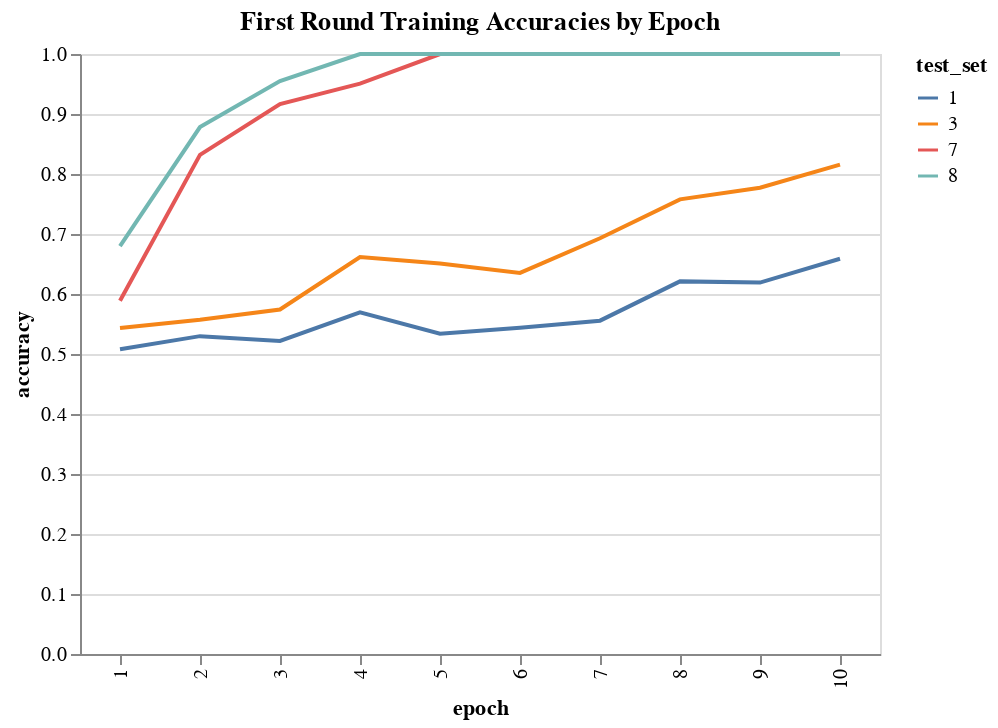

Notebook code cell kept with this figure:
### Markdown cell above
## Model Training
Recall the data was split into 4 files on AWS to save RAM. To further save RAM, each training file was split into two. 

The first training round went through each of the 8 partitions (4 files x 2 splits) for 10 epochs. See below that the model began to train faster on later partitions of the data, but with sustained low accuracies accuracies on the first epoch of each partition. We implemented early stopping to avoid overfitting when any batch of images achieved a perfect accuracy.

To further avoid overfitting on partitions, we ran a second training round through the data with only a single epoch for each partition. You can see the training results below.

### Code cell
first_training_round = pd.read_csv('./data/10_epochs.csv')

first_training_accuracies = alt.Chart(first_training_round).mark_line().encode(
    x='epoch:O',
    y='accuracy:Q',
    color='test_set:N'
).properties(
    title='First Round Training Accuracies by Epoch',
    width=400
)

first_training_accuracies

### Figure 1 — Vega-Lite specification as saved in the notebook (floating-point values rounded to 4 significant figures)
{"config": {"view": {"continuousWidth": 400, "continuousHeight": 300}}, "data": {"name": "data-5910b75b0044e743b0c354ffd41811bd"}, "mark": "line", "encoding": {"color": {"field": "test_set", "type": "nominal"}, "x": {"field": "epoch", "type": "ordinal"}, "y": {"field": "accuracy", "type": "quantitative"}}, "title": "First Round Training Accuracies by Epoch", "width": 400, "$schema": "https://vega.github.io/schema/vega-lite/v4.17.0.json", "datasets": {"data-5910b75b0044e743b0c354ffd41811bd": [{"Unnamed: 0": 0, "epoch": 1, "test_set": 1, "accuracy": 0.5079, "loss": 0.7104}, {"Unnamed: 0": 1, "epoch": 2, "test_set": 1, "accuracy": 0.5298, "loss": 0.6864}, {"Unnamed: 0": 2, "epoch": 3, "test_set": 1, "accuracy": 0.5218, "loss": 0.6916}, {"Unnamed: 0": 3, "epoch": 4, "test_set": 1, "accuracy": 0.5694, "loss": 0.6825}, {"Unnamed: 0": 4, "epoch": 5, "test_set": 1, "accuracy": 0.5337, "loss": 0.6845}, {"Unnamed: 0": 5, "epoch": 6, "test_set": 1, "accuracy": 0.5437, "loss": 0.6815}, {"Unnamed: 0": 6, "epoch": 7, "test_set": 1, "accuracy": 0.5556, "loss": 0.6753}, {"Unnamed: 0": 7, "epoch": 8, "test_set": 1, "accuracy": 0.621, "loss": 0.6646}, {"Unnamed: 0": 8, "epoch": 9, "test_set": 1, "accuracy": 0.619, "loss": 0.658}, {"Unnamed: 0": 9, "epoch": 10, "test_set": 1, "accuracy": 0.6587, "loss": 0.6433}, {"Unnamed: 0": 0, "epoch": 1, "test_set": 3, "accuracy": 0.5434, "loss": 0.6943}, {"Unnamed: 0": 1, "epoch": 2, "test_set": 3, "accuracy": 0.5572, "loss": 0.6493}, {"Unnamed: 0": 2, "epoch": 3, "test_set": 3, "accuracy": 0.5741, "loss": 0.6258}, {"Unnamed: 0": 3, "epoch": 4, "test_set": 3, "accuracy": 0.6617, "loss": 0.6319}, {"Unnamed: 0": 4, "epoch": 5, "test_set": 3, "accuracy": 0.6507, "loss": 0.603}, {"Unnamed: 0": 5, "epoch": 6, "test_set": 3, "accuracy": 0.6352, "loss": 0.5616}, {"Unnamed: 0": 6, "epoch": 7, "test_set": 3, "accuracy": 0.6928, "loss": 0.5563}, {"Unnamed: 0": 7, "epoch": 8, "test_set": 3, "accuracy": 0.7578, "loss": 0.5475}, {"Unnamed: 0": 8, "epoch": 9, "test_set": 3, "accuracy": 0.7772, "loss": 0.5077}, {"Unnamed: 0": 9, "epoch": 10, "test_set": 3, "accuracy": 0.8157, "loss": 0.4726}, {"Unnamed: 0": 0, "epoch": 1, "test_set": 7, "accuracy": 0.5886, "loss": 1.039}, {"Unnamed: 0": 1, "epoch": 2, "test_set": 7, "accuracy": 0.832, "loss": 0.4489}, {"Unnamed: 0": 2, "epoch": 3, "test_set": 7, "accuracy": 0.9167, "loss": 0.3339}, {"Unnamed: 0": 3, "epoch": 4, "test_set": 7, "accuracy": 0.9506, "loss": 0.1825}, {"Unnamed: 0": 4, "epoch": 5, "test_set": 7, "accuracy": 1.0, "loss": 0.0}, {"Unnamed: 0": 5, "epoch": 6, "test_set": 7, "accuracy": 1.0, "loss": 0.0}, {"Unnamed: 0": 6, "epoch": 7, "test_set": 7, "accuracy": 1.0, "loss": 0.0}, {"Unnamed: 0": 7, "epoch": 8, "test_set": 7, "accuracy": 1.0, "loss": 0.0}, {"Unnamed: 0": 8, "epoch": 9, "test_set": 7, "accuracy": 1.0, "loss": 0.0}, {"Unnamed: 0": 9, "epoch": 10, "test_set": 7, "accuracy": 1.0, "loss": 0.0}, {"Unnamed: 0": 0, "epoch": 1, "test_set": 8, "accuracy": 0.6799, "loss": 0.6184}, {"Unnamed: 0": 1, "epoch": 2, "test_set": 8, "accuracy": 0.8783, "loss": 0.3533}, {"Unnamed: 0": 2, "epoch": 3, "test_set": 8, "accuracy": 0.955, "loss": 0.1506}, {"Unnamed: 0": 3, "epoch": 4, "test_set": 8, "accuracy": 1.0, "loss": 0.0}, {"Unnamed: 0": 4, "epoch": 5, "test_set": 8, "accuracy": 1.0, "loss": 0.0}, {"Unnamed: 0": 5, "epoch": 6, "test_set": 8, "accuracy": 1.0, "loss": 0.0}, {"Unnamed: 0": 6, "epoch": 7, "test_set": 8, "accuracy": 1.0, "loss": 0.0}, {"Unnamed: 0": 7, "epoch": 8, "test_set": 8, "accuracy": 1.0, "loss": 0.0}, {"Unnamed: 0": 8, "epoch": 9, "test_set": 8, "accuracy": 1.0, "loss": 0.0}, {"Unnamed: 0": 9, "epoch": 10, "test_set": 8, "accuracy": 1.0, "loss": 0.0}]}}
